Frame 1 (no input): blank canvas, image omitted
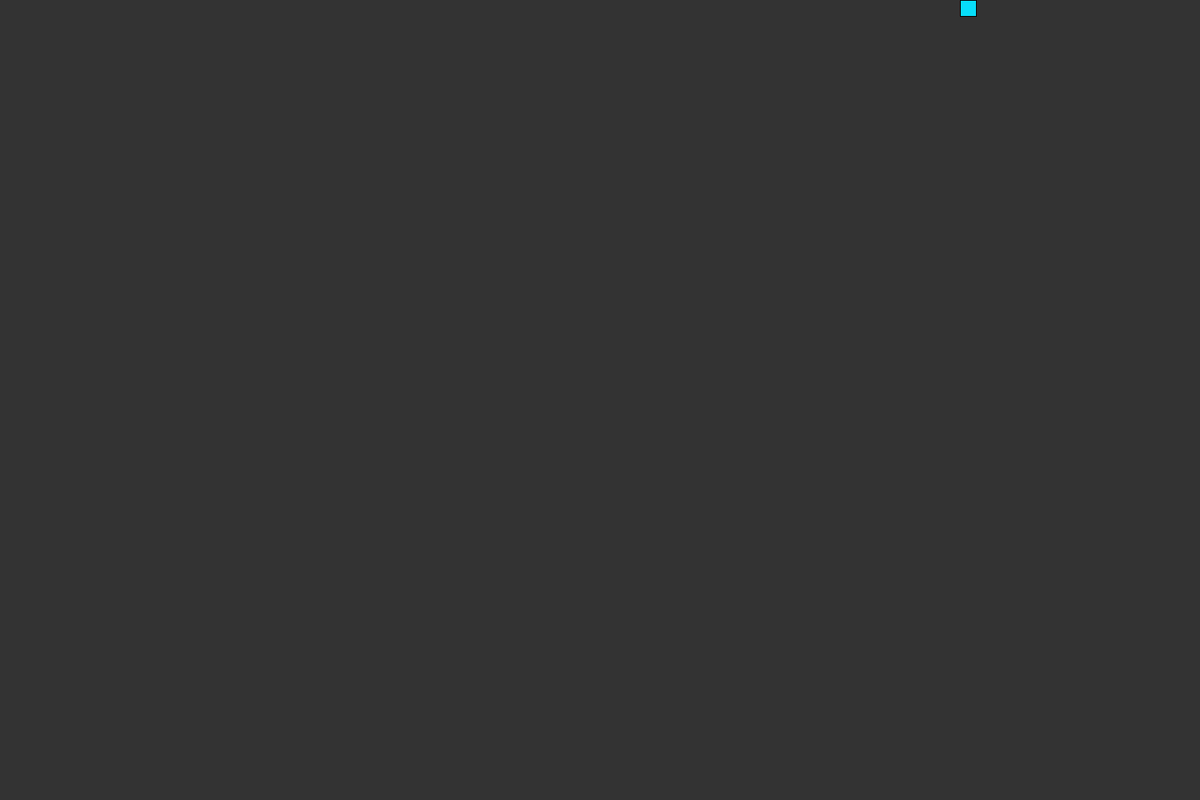
Frame 60 (the mouse pressed at the canvas centre just before this capture)
Frame 120 (the mouse held since frame 60 and released just before this capture): blank canvas, image omitted

The Processing sketch that drew this single still picture (run headless with seeded random() and noise(); from frame 60 on, the mouse is pressed at the canvas centre):

// Processing sketch: sketch_2
// ── sketch_2.pde
int scl =20;
Snake Billy;
void setup() {
  size(1500,1000);
  //background(1500,1000);
  
  Billy = new Snake();
  frameRate(10);
}


void draw(){
  background(51);
  
  fill(7,222,250);
  Billy.update();
  //print("Ohh hi updated");
  Billy.show();
  //print("past show");
  
}

void keyPressed() {
  print("Hey");
   if (keyCode == UP) {
     Billy.direction(0,-1);
   } else if (keyCode == DOWN) {
     Billy.direction(0,1);
   } else if (keyCode == RIGHT) {
    Billy.direction(1,0); 
   } else if (keyCode == LEFT)  {
     Billy.direction(-1,0);
   }  
 }

// ── Snake.pde

class Snake {
  float x = 0;
  float y = 0;
  float xspeed = 1;
  float yspeed = 0;
  int total = 0;
  ArrayList<PVector> tail = new ArrayList<PVector>();

  Snake() {
  }



  void direction(float x, float y) {
    xspeed = x;
    yspeed = y;
  }


  void update() {
    println(total + " " + tail.size());
    if (total > 0) {
      if (total == tail.size() && !tail.isEmpty()) {
        tail.remove(0);
      }
      tail.add(new PVector(x, y));
    }

    x = x + xspeed*scl;
    y = y + yspeed*scl;

    x = constrain(x, 0, width-scl);
    y = constrain(y, 0, height-scl);
  }

  void show() {
    fill(7,222,250);
    for (PVector v : tail) {
      rect(v.x, v.y, scl, scl);
    }
    rect(x, y, scl, scl);
  }
}
